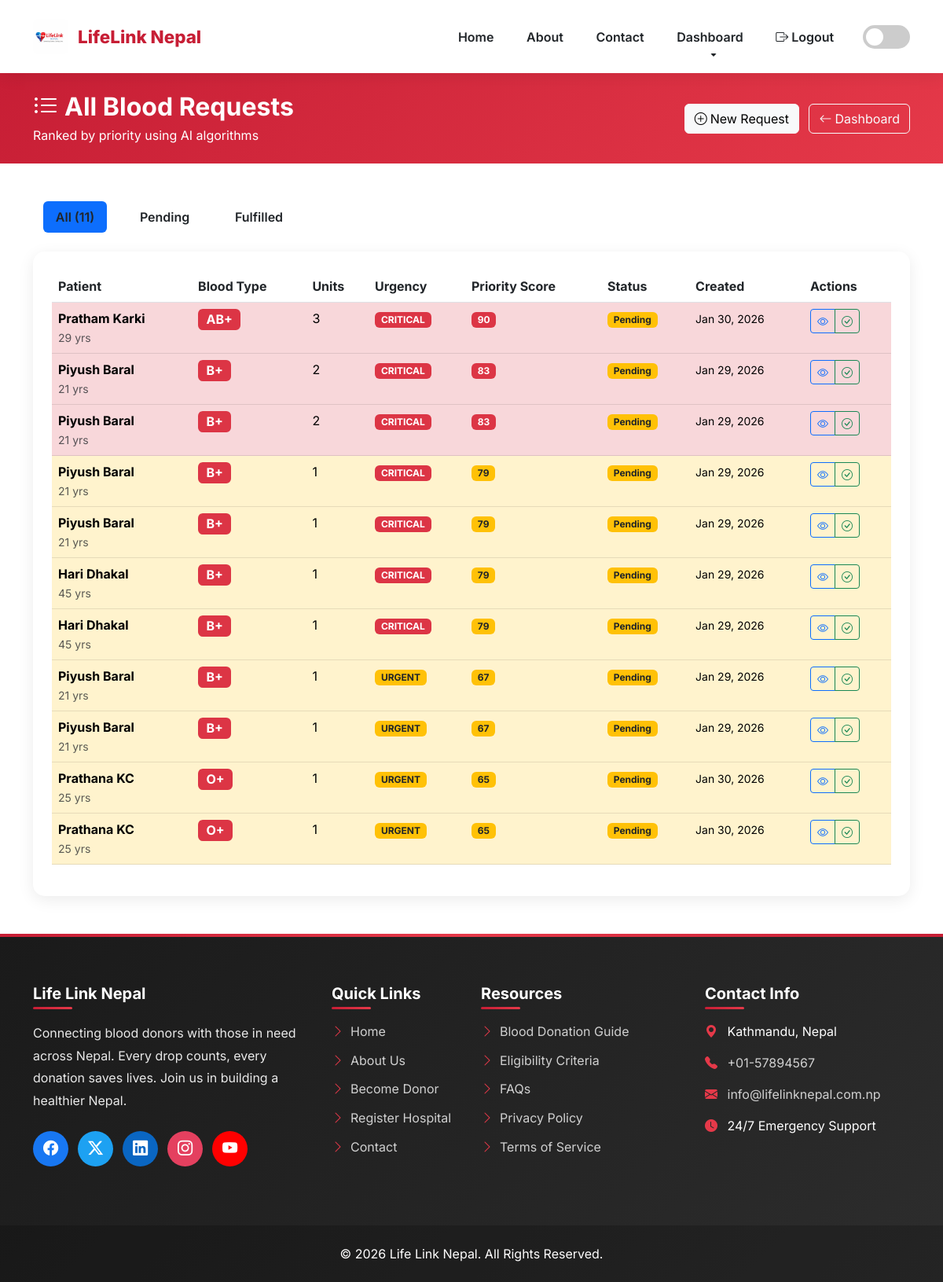
Before: /hospitals/requests/ (signed in) with the older database file.
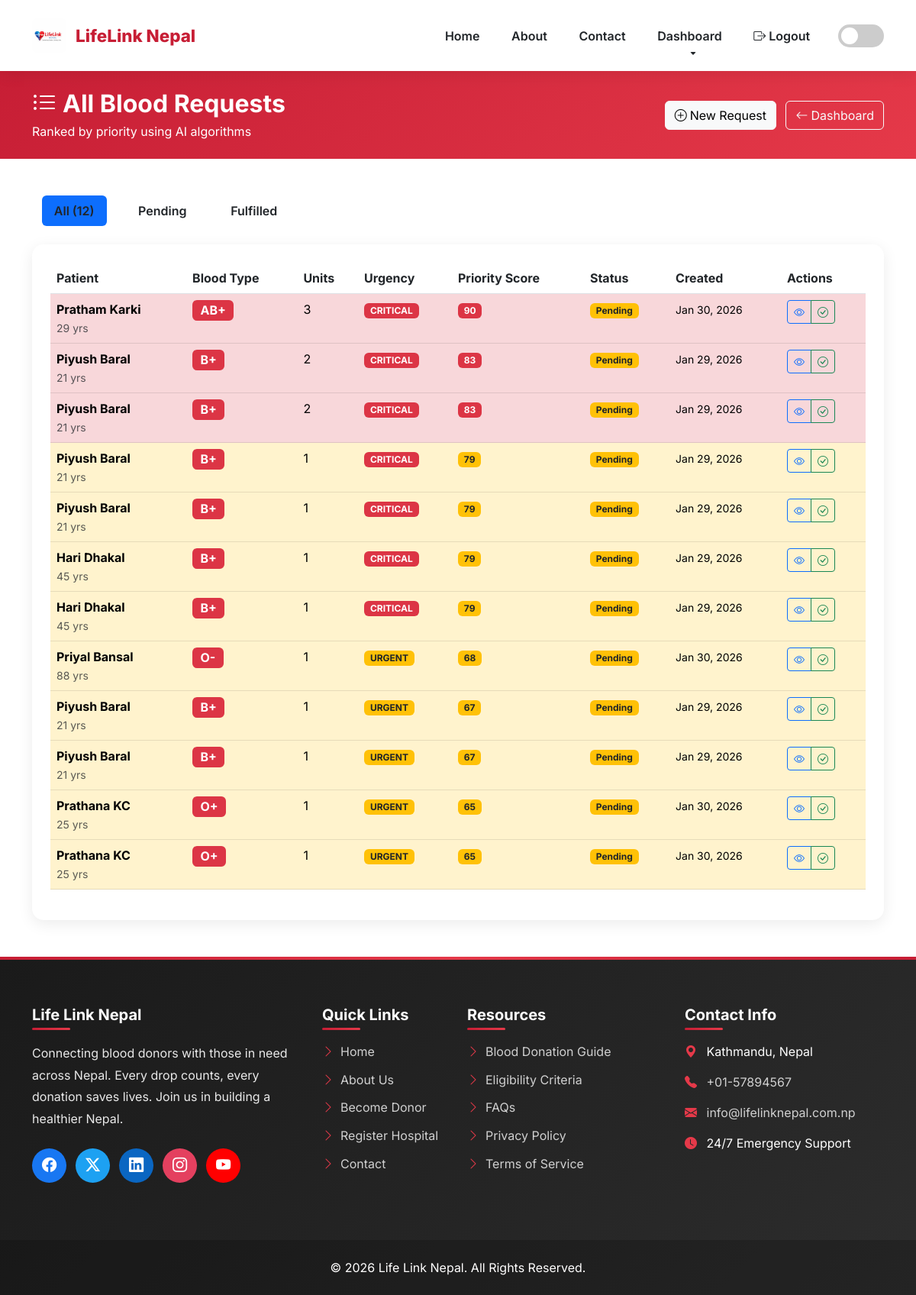
After: the same page with the newer database file.
### hospitals/models.py (models this page shows, shortened)
class BloodRequest(models.Model):
    URGENCY_CHOICES = [
        ('critical', 'Critical - Life Threatening'),
        ('urgent', 'Urgent - Within 24 Hours'),
        ('normal', 'Normal - Within 48 Hours'),
    ]
    STATUS_CHOICES = [
        ('pending', 'Pending'),
        ('fulfilled', 'Fulfilled'),
        ('cancelled', 'Cancelled'),
    ]
    BLOOD_TYPE_CHOICES = [
        ('A+', 'A+'), ('A-', 'A-'),
        ('B+', 'B+'), ('B-', 'B-'),
        ('O+', 'O+'), ('O-', 'O-'),
        ('AB+', 'AB+'), ('AB-', 'AB-'),
    ]
    hospital = models.ForeignKey(HospitalProfile, on_delete=models.CASCADE, related_name='blood_requests')
    blood_type = models.CharField(max_length=3, choices=BLOOD_TYPE_CHOICES)
    units_needed = models.IntegerField(default=1)
    urgency_level = models.CharField(max_length=10, choices=URGENCY_CHOICES, default='normal')
    patient_name = models.CharField(max_length=200)
    patient_age = models.IntegerField(null=True, blank=True)
    condition = models.TextField(blank=True, help_text="Patient's medical condition")
    notes = models.TextField(blank=True)
    status = models.CharField(max_length=10, choices=STATUS_CHOICES, default='pending')
    created_at = models.DateTimeField(auto_now_add=True)
    updated_at = models.DateTimeField(auto_now=True)
    required_by = models.DateTimeField(null=True, blank=True)
    class Meta:
        ordering = ['-created_at']
        verbose_name = 'Blood Request'
        verbose_name_plural = 'Blood Requests'

### hospitals/views.py (the view)
# urls.py: path('requests/', views.all_blood_requests, name='all_blood_requests'),
@role_required('hospital')
def all_blood_requests(request):
    hospital_profile = request.user.hospitalprofile
    status = request.GET.get('status', 'all')
    blood_requests = BloodRequest.objects.filter(hospital=hospital_profile).order_by('-created_at')
    if status and status != 'all':
        allowed = ['pending', 'fulfilled', 'cancelled', 'matched', 'completed']
        if status in allowed:
            blood_requests = blood_requests.filter(status=status)
    ranked_requests = run_priority_algorithm(blood_requests)
    context = {
        'hospital': hospital_profile,
        'ranked_requests': ranked_requests,
        'status': status,
    }
    return render(request, 'hospitals/all_blood_requests.html', context)

### algorithms/priority.py (called while the page is built)
def calculate_urgency_score(urgency_level):
    urgency_mapping = {
        'critical': 100,
        'urgent': 70,
        'normal': 40,
    }
    return urgency_mapping.get(urgency_level, 40)

def calculate_time_score(created_at):
    now = timezone.now()  # This is timezone-aware
    if timezone.is_naive(created_at):
        created_at = timezone.make_aware(created_at)
    time_waiting = now - created_at
    hours_waiting = time_waiting.total_seconds() / 3600
    if hours_waiting >= 24:
        return 100
    elif hours_waiting >= 12:
        return 80
    elif hours_waiting >= 6:
        return 60
    elif hours_waiting >= 3:
        return 40
    elif hours_waiting >= 1:
        return 20
    else:
        return 0

def calculate_units_score(units_needed):
    if units_needed >= 5:
        return 100
    elif units_needed >= 4:
        return 80
    elif units_needed >= 3:
        return 60
    elif units_needed >= 2:
        return 40
    else:
        return 20

### templates/hospitals/all_blood_requests.html (shortened to what the changed rows need)
{% extends 'base.html' %}
{% load static %}
{% block content %}
<section class="py-4" style="background: linear-gradient(135deg, #c71e35 0%, #e53949 100%);">
    <div class="container">
        <div class="d-flex justify-content-between align-items-center text-white flex-wrap">
            <div>
                <h2 class="fw-bold mb-1">
                    <i class="bi bi-list-ul me-2"></i>All Blood Requests
                </h2>
            </div>
        </div>
    </div>
</section>
<section class="py-5">
    <div class="container">
        {% if ranked_requests %}
            <ul class="nav nav-pills mb-4">
                <li class="nav-item">
                    <a class="nav-link active" href="?status=all">All ({{ ranked_requests|length }})</a>
                </li>
                <li class="nav-item">
                    <a class="nav-link" href="?status=pending">Pending</a>
                </li>
                <li class="nav-item">
                    <a class="nav-link" href="?status=fulfilled">Fulfilled</a>
                </li>
            </ul>
            <div class="info-card">
                <div class="table-responsive">
                    <table class="table table-hover">
                        <thead>
                            <tr>
                                <th>Patient</th>
                                <th>Blood Type</th>
                                <th>Units</th>
                                <th>Urgency</th>
                                <th>Priority Score</th>
                                <th>Status</th>
                                <th>Created</th>
                                <th>Actions</th>
                            </tr>
                        </thead>
                        <tbody>
                            {% for item in ranked_requests %}
                            <tr class="
                                {% if item.priority_level == 'critical' %}table-danger
                                {% elif item.priority_level == 'high' %}table-warning
                                {% endif %}">
                                <td>
                                    <strong>{{ item.request.patient_name }}</strong><br>
                                    <small class="text-muted">{{ item.request.patient_age|default:"N/A" }} yrs</small>
                                </td>
                                <td><span class="badge bg-danger fs-6">{{ item.request.blood_type }}</span></td>
                                <td>{{ item.request.units_needed }}</td>
                                <td>
                                    <span class="badge
                                        {% if item.request.urgency_level == 'critical' %}bg-danger
                                        {% elif item.request.urgency_level == 'urgent' %}bg-warning text-dark
                                        {% else %}bg-success{% endif %}">
                                        {{ item.request.urgency_level|upper }}
                                    </span>
                                </td>
                                <td>
                                    <span class="badge
                                        {% if item.priority_level == 'critical' %}bg-danger
                                        {% elif item.priority_level == 'high' %}bg-warning text-dark
                                        {% else %}bg-info{% endif %}">
                                        {{ item.priority_score|floatformat:0 }}
                                    </span>
                                </td>
                                <td>
                                    <span class="badge
                                        {% if item.request.status == 'fulfilled' %}bg-success
                                        {% elif item.request.status == 'pending' %}bg-warning text-dark
                                        {% else %}bg-secondary{% endif %}">
                                        {{ item.request.status|title }}
                                    </span>
                                </td>
                                <td>
                                    <small>{{ item.request.created_at|date:"M d, Y" }}</small>
                                </td>
                                <td>
                                    <div class="btn-group btn-group-sm">
                                        <a href="{% url 'view_blood_request' item.request.id %}"
                                           class="btn btn-outline-primary" title="View">
                                            <i class="bi bi-eye"></i>
                                        </a>
                                        {% if item.request.status == 'pending' %}
                                        <a href="{% url 'mark_fulfilled' item.request.id %}"
                                           class="btn btn-outline-success" title="Mark Fulfilled">
                                            <i class="bi bi-check-circle"></i>
                                        </a>
                                        {% endif %}
                                    </div>
                                </td>
                            </tr>
                            {% endfor %}
                        </tbody>
                    </table>
                </div>
            </div>
        {% endif %}
    </div>
</section>
{% endblock %}

Changed rows visible on the page:
added BloodRequest: request.patient_name "Priyal Bansal", request.patient_age "88", request.blood_type "O-", request.units_needed "1", request.urgency_level "URGENT", priority_score "68", request.status "Pending", request.created_at "Jan 30, 2026"
Other visible differences:
{{ ranked_requests|length }}: "11" → "12"
